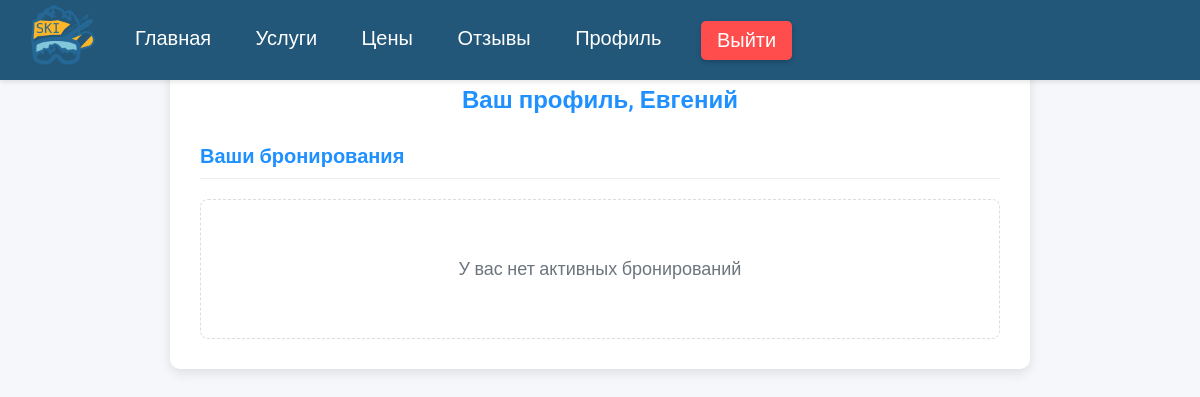
The page /profile/ (signed in) on the database as committed earlier.
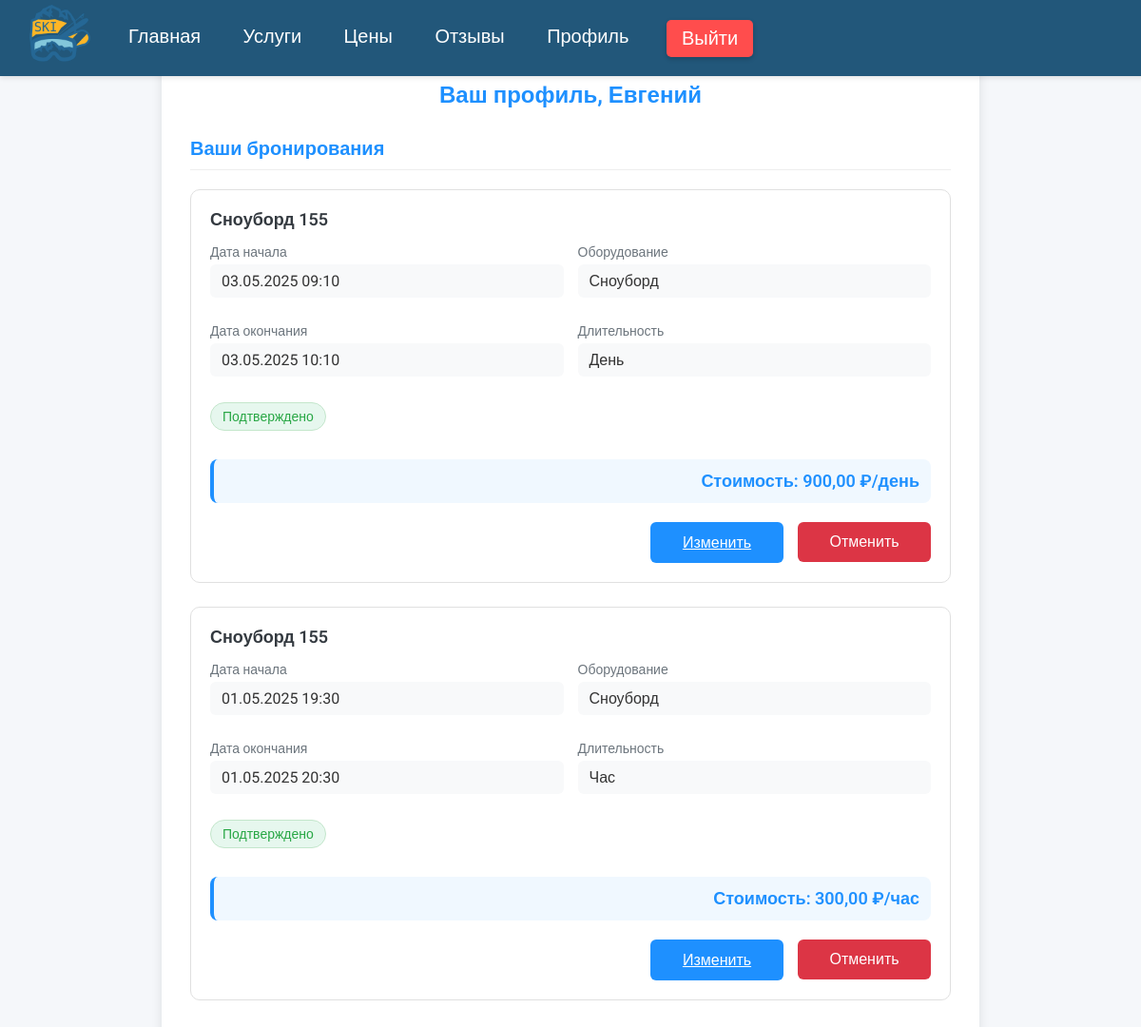
The same page on the database as committed later.
### core/models.py (models this page shows, shortened)
class Booking(models.Model):
    STATUS_CHOICES = [
        ('confirmed', 'Подтверждено'),
        ('completed', 'Завершено'),
        ('canceled', 'Отменено'),
    ]
    user = models.ForeignKey(
        'CustomUser',
        on_delete=models.CASCADE,
        verbose_name="Пользователь",
        related_name='bookings'
    )
    service = models.ForeignKey(
        'Service',
        on_delete=models.PROTECT,
        verbose_name="Услуга",
        related_name='bookings'
    )
    equipment = models.ForeignKey(
        'Equipment',
        on_delete=models.PROTECT,
        null=True,
        blank=True,
        verbose_name="Оборудование",
        related_name='bookings'
    )
    start_date = models.DateTimeField(verbose_name="Дата начала")
    end_date = models.DateTimeField(verbose_name="Дата окончания")
    duration_type = models.CharField(
        max_length=10,
        choices=[('hour', 'Час'), ('day', 'День')],
        default='hour',
        verbose_name="Тип длительности"
    )
    status = models.CharField(
        max_length=10,
        choices=STATUS_CHOICES,
        default='confirmed',
        verbose_name="Статус бронирования",
        null=True,
        blank=True
    )
    created_at = models.DateTimeField(
        verbose_name="Дата создания",
        auto_now_add=True
    )
    updated_at = models.DateTimeField(
        verbose_name="Дата обновления",
        auto_now=True
    )
    class Meta:
        verbose_name = "Бронирование"
        verbose_name_plural = "Бронирования"
        ordering = ['-start_date']
        indexes = [
            models.Index(fields=['start_date']),
            models.Index(fields=['end_date']),
        ]

class Service(models.Model):
    name = models.CharField(max_length=100, verbose_name="Название")
    description = models.TextField(blank=True, verbose_name="Описание")
    service_type = models.ForeignKey(ServiceType, on_delete=models.SET_NULL, null=True, verbose_name="Тип услуги")
    equipment = models.ManyToManyField('Equipment', blank=True, verbose_name="Оборудование")
    prices = models.ManyToManyField(Price, blank=True, verbose_name="Цены")
    class Meta:
        verbose_name = "Услуга"
        verbose_name_plural = "Услуги"

class Equipment(models.Model):
    EQUIPMENT_STATUS = (
        ('ready', 'Готов к использованию'),
        ('repair', 'В ремонте'),
    )
    name = models.CharField(max_length=100, verbose_name="Название")
    size = models.CharField(max_length=10, blank=True, verbose_name="Размер")
    status = models.CharField(max_length=10, choices=EQUIPMENT_STATUS, default='ready', verbose_name="Статус")
    class Meta:
        verbose_name = "Оборудование"
        verbose_name_plural = "Оборудование"

class Price(models.Model):
    name = models.CharField(max_length=100, verbose_name="Название")
    price_per_hour = models.DecimalField(max_digits=10, decimal_places=2, validators=[MinValueValidator(0)],
                                         verbose_name="Цена за час")
    price_per_day = models.DecimalField(max_digits=10, decimal_places=2, validators=[MinValueValidator(0)],
                                        verbose_name="Цена за день")
    class Meta:
        verbose_name = "Цена"
        verbose_name_plural = "Цены"

### core/views.py (the view)
# urls.py: path('profile/', views.ProfileView.as_view(), name='profile'),
class ProfileView(LoginRequiredMixin, ListView):
    model = Booking
    template_name = 'profile.html'
    context_object_name = 'bookings'
    def get_queryset(self):
        return Booking.objects.filter(
            user=self.request.user,
            end_date__gte=timezone.now()
        ) | Booking.objects.filter(
            user=self.request.user,
            end_date__isnull=True
        )
    def get_context_data(self, **kwargs):
        context = super().get_context_data(**kwargs)
        context['services'] = {s.id: s for s in Service.objects.all()}
        context['equipment'] = {e.id: e for e in Equipment.objects.all()}
        return context

### core/templates/profile.html (shortened to what this page needs)
{% extends "base.html" %}
{% block content %}
<div class="container">
    <h1>Ваш профиль, <span>{{ user.first_name|default:user.phone_number }}</span></h1>
    <h2>Ваши бронирования</h2>
    {% if bookings %}
    {% for booking in bookings %}
    <div class="booking-card">
        <div class="booking-title">{{ booking.service.name|default:"Бронирование" }}</div>
        <div class="booking-details">
            <div class="detail-group">
                <div class="detail-label">Дата начала</div>
                <div class="detail-value">{{ booking.start_date|date:"d.m.Y H:i" }}</div>
            </div>
            <div class="detail-group">
                <div class="detail-label">Оборудование</div>
                <div class="detail-value">{{ booking.equipment.name|default:"Не указано" }}</div>
            </div>
            <div class="detail-group">
                <div class="detail-label">Дата окончания</div>
                <div class="detail-value">{{ booking.end_date|date:"d.m.Y H:i" }}</div>
            </div>
            <div class="detail-group">
                <div class="detail-label">Длительность</div>
                <div class="detail-value">{{ booking.get_duration_type_display }}</div>
            </div>
        </div>
        <span class="booking-status status-{{ booking.status }}">
                {{ booking.get_status_display }}
            </span>
        <div class="booking-price">
            {% with price=booking.service.prices.first %}
            {% if price %}
            {% if booking.duration_type == 'hour' %}
            Стоимость: {{ price.price_per_hour }} ₽/час
            {% else %}
            Стоимость: {{ price.price_per_day }} ₽/день
            {% endif %}
            {% else %}
            Стоимость: не указана
            {% endif %}
            {% endwith %}
        </div>
        <div class="booking-actions">
            <a href="{% url 'edit_booking' booking.id %}" class="btn btn-edit">Изменить</a>
            <form action="{% url 'delete_booking' booking.id %}" method="POST" style="display: inline;">
                <button type="submit" class="btn btn-cancel">Отменить</button>
            </form>
        </div>
    </div>
    {% endfor %}
    {% else %}
    <div class="no-bookings">
        <p>У вас нет активных бронирований</p>
    </div>
    {% endif %}
</div>
{% endblock %}

Rows that differ between the two databases and show on the page:
added Booking: service.name "Сноуборд 155", start_date "03.05.2025 09:10", equipment.name "Сноуборд", end_date "03.05.2025 10:10", duration_type "День", status "Подтверждено", service.prices.first.price_per_day "900,00"
added Booking: service.name "Сноуборд 155", start_date "01.05.2025 19:30", equipment.name "Сноуборд", end_date "01.05.2025 20:30", duration_type "Час", status "Подтверждено", service.prices.first.price_per_hour "300,00"
Other text that changed with them:
text no longer shown: "У вас нет активных бронирований"
